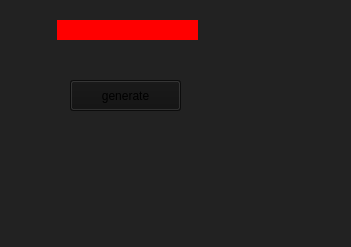
<?xml version="1.0" encoding="UTF-8"?>
<ui version="4.0">
 <class>MainWindow</class>
 <widget class="QMainWindow" name="MainWindow">
  <property name="geometry">
   <rect>
    <x>0</x>
    <y>0</y>
    <width>351</width>
    <height>247</height>
   </rect>
  </property>
  <property name="windowTitle">
   <string>MainWindow</string>
  </property>
  <property name="styleSheet">
   <string notr="true">QWidget
{
    background-color:#222;
}</string>
  </property>
  <widget class="QWidget" name="centralwidget">
   <widget class="QPushButton" name="btn">
    <property name="geometry">
     <rect>
      <x>70</x>
      <y>80</y>
      <width>111</width>
      <height>31</height>
     </rect>
    </property>
    <property name="styleSheet">
     <string notr="true">QPushButton
{
background-color: #111;
border 2pt grey fixed;
}</string>
    </property>
    <property name="text">
     <string>generate</string>
    </property>
   </widget>
   <widget class="QLabel" name="text">
    <property name="geometry">
     <rect>
      <x>57</x>
      <y>20</y>
      <width>141</width>
      <height>20</height>
     </rect>
    </property>
    <property name="styleSheet">
     <string notr="true">QLabel
{
background-color:red;
border: blue 2pt fixed;
}</string>
    </property>
    <property name="text">
     <string/>
    </property>
   </widget>
  </widget>
  <widget class="QStatusBar" name="statusbar"/>
 </widget>
 <resources/>
 <connections/>
</ui>
